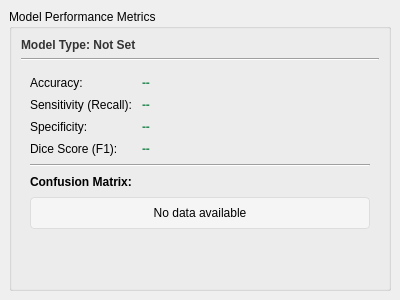
<?xml version="1.0" encoding="UTF-8"?>
<ui version="4.0">
 <class>ModelMetricsWidget</class>
 <widget class="QWidget" name="ModelMetricsWidget">
  <property name="geometry">
   <rect>
    <x>0</x>
    <y>0</y>
    <width>400</width>
    <height>300</height>
   </rect>
  </property>
  <property name="windowTitle">
   <string>Model Metrics</string>
  </property>
  <layout class="QVBoxLayout" name="mainLayout">
   <property name="spacing">
    <number>6</number>
   </property>
   <property name="leftMargin">
    <number>9</number>
   </property>
   <property name="topMargin">
    <number>9</number>
   </property>
   <property name="rightMargin">
    <number>9</number>
   </property>
   <property name="bottomMargin">
    <number>9</number>
   </property>
   <item>
    <widget class="QGroupBox" name="metricsGroupBox">
     <property name="title">
      <string>Model Performance Metrics</string>
     </property>
     <layout class="QVBoxLayout" name="metricsLayout">
      <property name="spacing">
       <number>6</number>
      </property>
      <item>
       <widget class="QLabel" name="modelTypeLabel">
        <property name="text">
         <string>Model Type: Not Set</string>
        </property>
        <property name="styleSheet">
         <string>QLabel { font-weight: bold; color: #333; }</string>
        </property>
       </widget>
      </item>
      <item>
       <widget class="Line" name="separatorLine">
        <property name="orientation">
         <enum>Qt::Horizontal</enum>
        </property>
       </widget>
      </item>
      <item>
       <widget class="QStackedWidget" name="metricsStackedWidget">
        <property name="currentIndex">
         <number>0</number>
        </property>
        <widget class="QWidget" name="binaryClassificationPage">
         <layout class="QFormLayout" name="binaryClassificationLayout">
          <property name="fieldGrowthPolicy">
           <enum>QFormLayout::ExpandingFieldsGrow</enum>
          </property>
          <property name="horizontalSpacing">
           <number>10</number>
          </property>
          <property name="verticalSpacing">
           <number>8</number>
          </property>
          <item row="0" column="0">
           <widget class="QLabel" name="accuracyTextLabel">
            <property name="text">
             <string>Accuracy:</string>
            </property>
            <property name="toolTip">
             <string>Overall correctness: (TP + TN) / (TP + TN + FP + FN)</string>
            </property>
           </widget>
          </item>
          <item row="0" column="1">
           <widget class="QLabel" name="accuracyValueLabel">
            <property name="text">
             <string>--</string>
            </property>
            <property name="styleSheet">
             <string>QLabel { font-weight: bold; color: #2E8B57; }</string>
            </property>
           </widget>
          </item>
          <item row="1" column="0">
           <widget class="QLabel" name="sensitivityTextLabel">
            <property name="text">
             <string>Sensitivity (Recall):</string>
            </property>
            <property name="toolTip">
             <string>True Positive Rate: TP / (TP + FN)</string>
            </property>
           </widget>
          </item>
          <item row="1" column="1">
           <widget class="QLabel" name="sensitivityValueLabel">
            <property name="text">
             <string>--</string>
            </property>
            <property name="styleSheet">
             <string>QLabel { font-weight: bold; color: #2E8B57; }</string>
            </property>
           </widget>
          </item>
          <item row="2" column="0">
           <widget class="QLabel" name="specificityTextLabel">
            <property name="text">
             <string>Specificity:</string>
            </property>
            <property name="toolTip">
             <string>True Negative Rate: TN / (TN + FP)</string>
            </property>
           </widget>
          </item>
          <item row="2" column="1">
           <widget class="QLabel" name="specificityValueLabel">
            <property name="text">
             <string>--</string>
            </property>
            <property name="styleSheet">
             <string>QLabel { font-weight: bold; color: #2E8B57; }</string>
            </property>
           </widget>
          </item>
          <item row="3" column="0">
           <widget class="QLabel" name="diceScoreTextLabel">
            <property name="text">
             <string>Dice Score (F1):</string>
            </property>
            <property name="toolTip">
             <string>Harmonic mean of precision and recall: 2*TP / (2*TP + FP + FN)</string>
            </property>
           </widget>
          </item>
          <item row="3" column="1">
           <widget class="QLabel" name="diceScoreValueLabel">
            <property name="text">
             <string>--</string>
            </property>
            <property name="styleSheet">
             <string>QLabel { font-weight: bold; color: #2E8B57; }</string>
            </property>
           </widget>
          </item>
          <item row="4" column="0" colspan="2">
           <widget class="Line" name="confusionMatrixSeparator">
            <property name="orientation">
             <enum>Qt::Horizontal</enum>
            </property>
           </widget>
          </item>
          <item row="5" column="0" colspan="2">
           <widget class="QLabel" name="confusionMatrixLabel">
            <property name="text">
             <string>Confusion Matrix:</string>
            </property>
            <property name="styleSheet">
             <string>QLabel { font-weight: bold; }</string>
            </property>
           </widget>
          </item>
          <item row="6" column="0" colspan="2">
           <widget class="QLabel" name="confusionMatrixDisplayLabel">
            <property name="text">
             <string>No data available</string>
            </property>
            <property name="wordWrap">
             <bool>true</bool>
            </property>
            <property name="styleSheet">
             <string>QLabel { 
    font-family: 'Courier New', monospace; 
    background-color: #f5f5f5; 
    border: 1px solid #ddd; 
    padding: 8px; 
    border-radius: 4px;
}</string>
            </property>
            <property name="alignment">
             <set>Qt::AlignCenter</set>
            </property>
           </widget>
          </item>
         </layout>
        </widget>
        <widget class="QWidget" name="noMetricsPage">
         <layout class="QVBoxLayout" name="noMetricsLayout">
          <item>
           <spacer name="topSpacer">
            <property name="orientation">
             <enum>Qt::Vertical</enum>
            </property>
            <property name="sizeHint" stdset="0">
             <size>
              <width>20</width>
              <height>40</height>
             </size>
            </property>
           </spacer>
          </item>
          <item>
           <widget class="QLabel" name="noMetricsLabel">
            <property name="text">
             <string>No model metrics available.
Train a model to see performance metrics.</string>
            </property>
            <property name="alignment">
             <set>Qt::AlignCenter</set>
            </property>
            <property name="wordWrap">
             <bool>true</bool>
            </property>
            <property name="styleSheet">
             <string>QLabel { 
    color: #666; 
    font-style: italic;
    font-size: 11pt;
}</string>
            </property>
           </widget>
          </item>
          <item>
           <spacer name="bottomSpacer">
            <property name="orientation">
             <enum>Qt::Vertical</enum>
            </property>
            <property name="sizeHint" stdset="0">
             <size>
              <width>20</width>
              <height>40</height>
             </size>
            </property>
           </spacer>
          </item>
         </layout>
        </widget>
       </widget>
      </item>
      <item>
       <spacer name="verticalSpacer">
        <property name="orientation">
         <enum>Qt::Vertical</enum>
        </property>
        <property name="sizeHint" stdset="0">
         <size>
          <width>20</width>
          <height>20</height>
         </size>
        </property>
       </spacer>
      </item>
     </layout>
    </widget>
   </item>
  </layout>
 </widget>
 <resources/>
 <connections/>
</ui> 
